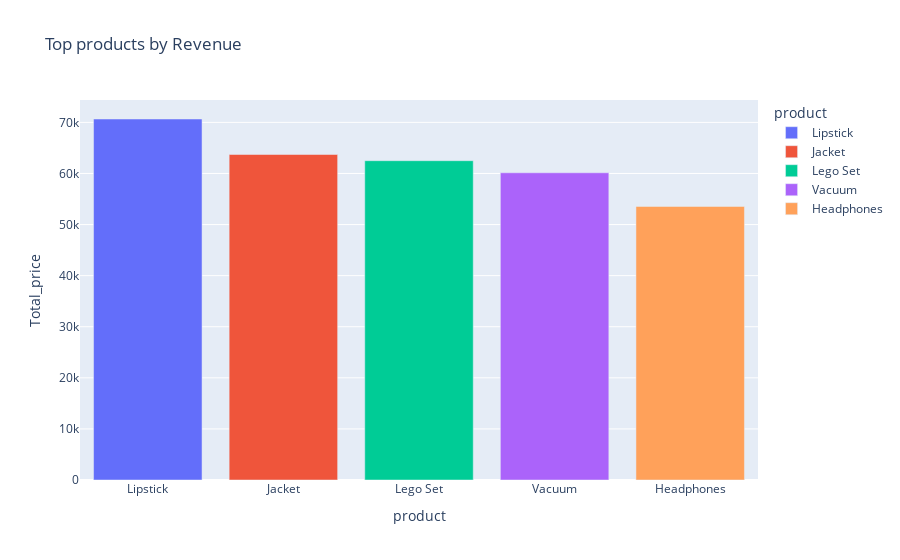

Notebook source saved alongside this figure:
### Code cell
fige = px.bar(top_products, x='product', y='Total_price',title='Top products by Revenue',color='product')
fige.show()

### Figure 1 — Plotly figure (JSON) as saved in the notebook; plotly's stock layout.template omitted (floating-point values rounded to 4 significant figures)
{"data": [{"alignmentgroup": "True", "hovertemplate": "product=%{x}<br>Total_price=%{y}<extra></extra>", "legendgroup": "Lipstick", "marker": {"color": "#636efa", "pattern": {"shape": ""}}, "name": "Lipstick", "offsetgroup": "Lipstick", "orientation": "v", "showlegend": true, "textposition": "auto", "type": "bar", "x": ["Lipstick"], "xaxis": "x", "y": [70660.0], "yaxis": "y"}, {"alignmentgroup": "True", "hovertemplate": "product=%{x}<br>Total_price=%{y}<extra></extra>", "legendgroup": "Jacket", "marker": {"color": "#EF553B", "pattern": {"shape": ""}}, "name": "Jacket", "offsetgroup": "Jacket", "orientation": "v", "showlegend": true, "textposition": "auto", "type": "bar", "x": ["Jacket"], "xaxis": "x", "y": [63710.0], "yaxis": "y"}, {"alignmentgroup": "True", "hovertemplate": "product=%{x}<br>Total_price=%{y}<extra></extra>", "legendgroup": "Lego Set", "marker": {"color": "#00cc96", "pattern": {"shape": ""}}, "name": "Lego Set", "offsetgroup": "Lego Set", "orientation": "v", "showlegend": true, "textposition": "auto", "type": "bar", "x": ["Lego Set"], "xaxis": "x", "y": [62500.0], "yaxis": "y"}, {"alignmentgroup": "True", "hovertemplate": "product=%{x}<br>Total_price=%{y}<extra></extra>", "legendgroup": "Vacuum", "marker": {"color": "#ab63fa", "pattern": {"shape": ""}}, "name": "Vacuum", "offsetgroup": "Vacuum", "orientation": "v", "showlegend": true, "textposition": "auto", "type": "bar", "x": ["Vacuum"], "xaxis": "x", "y": [60140.0], "yaxis": "y"}, {"alignmentgroup": "True", "hovertemplate": "product=%{x}<br>Total_price=%{y}<extra></extra>", "legendgroup": "Headphones", "marker": {"color": "#FFA15A", "pattern": {"shape": ""}}, "name": "Headphones", "offsetgroup": "Headphones", "orientation": "v", "showlegend": true, "textposition": "auto", "type": "bar", "x": ["Headphones"], "xaxis": "x", "y": [53550.0], "yaxis": "y"}], "layout": {"barmode": "relative", "legend": {"title": {"text": "product"}, "tracegroupgap": 0}, "title": {"text": "Top products by Revenue"}, "xaxis": {"anchor": "y", "categoryarray": ["Lipstick", "Jacket", "Lego Set", "Vacuum", "Headphones"], "categoryorder": "array", "domain": [0, 1], "title": {"text": "product"}}, "yaxis": {"anchor": "x", "domain": [0, 1], "title": {"text": "Total_price"}}}}
